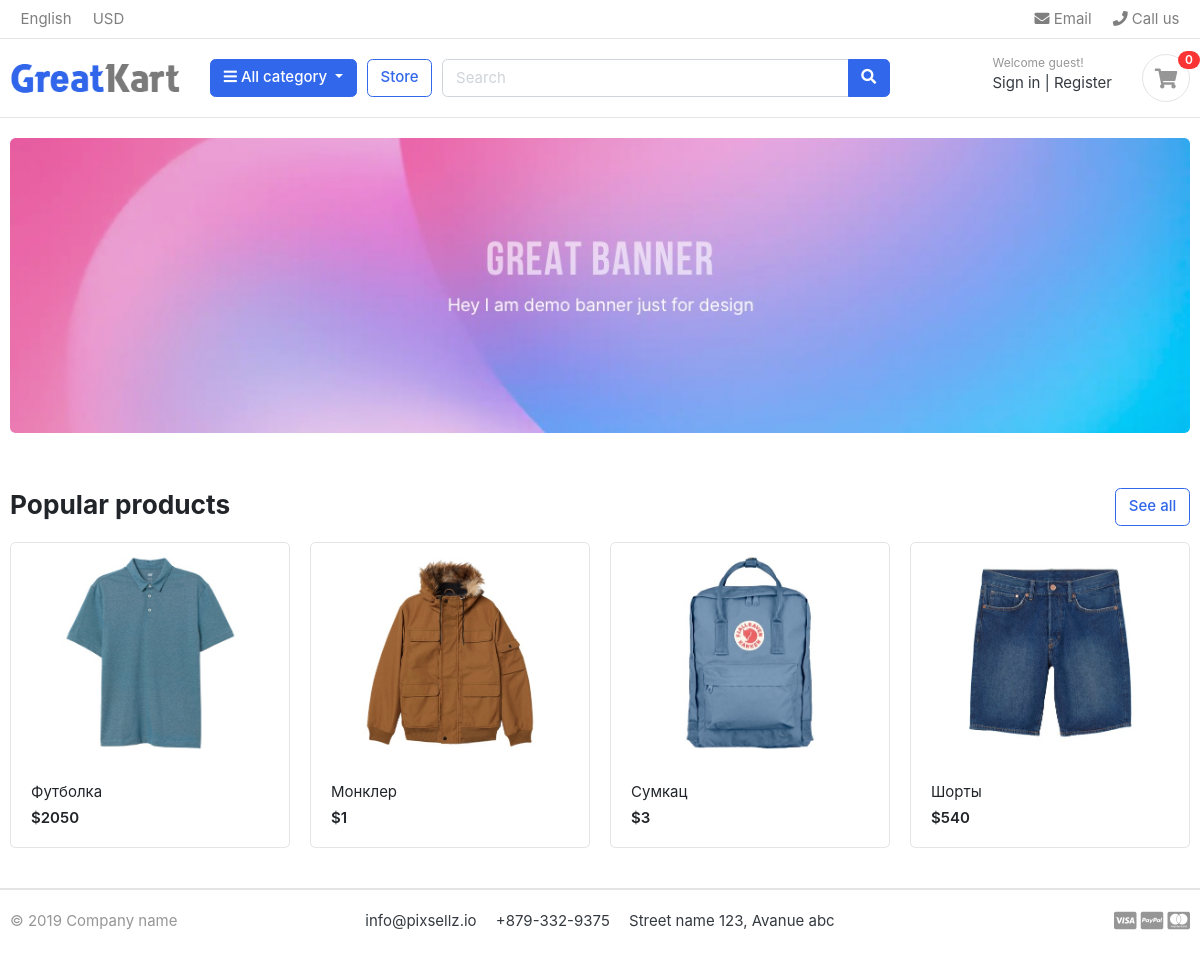
The page / on the database its author committed.
### store/models.py (models this page shows, shortened)
class Products(models.Model):
    product_name=models.CharField(max_length=200, unique=True)
    slug = models.SlugField(max_length=200, unique=True)
    description = models.TextField(blank=True)
    price = models.IntegerField()
    product_image = models.ImageField(upload_to='photos/products')
    stock = models.IntegerField()
    is_available = models.BooleanField(default=True)
    category = models.ForeignKey(to=Category, on_delete=models.CASCADE)
    create_date = models.DateTimeField(auto_now_add=True)
    modified_date = models.DateTimeField(auto_now=True)
    def get_url(self):
        return reverse('product:product_detail', args=[self.category.slug, self.slug])

### store/views.py (the view)
# urls.py: 2. Add a URL to urlpatterns:  path('', views.home, name='home')
def home(request):
    products = Products.objects.filter(is_available=True)
    paginator = Paginator(products, 4)
    context = {
        'products': products,
    }
    return render(request, 'store/index.html', context)

### carts/context_processors.py (called while the page is built)
def counter(request):
    cart_count = 0
    if 'admin' in request.path:
        return {}
    else:
        try:
            cart = Cart.objects.filter(cart_id=_cart_id(request))
            cart_items = CartItem.objects.all().filter(cart=cart[:1])
            for cart_item in cart_items:
                cart_count += cart_item.quantity
        except Cart.DoesNotExist:
            cart_count = 0
    return dict(cart_count=cart_count)

### carts/views.py (called while the page is built)
def _cart_id(request):   #_ is private
    cart = request.session.session_key
    if not cart:
        cart = request.session.create()
    return cart

### category/context_processors.py (called while the page is built)
def menu_links(request):
    links = Category.objects.all()
    return dict(links=links)

### store/templates/store/index.html
{% extends 'store/base.html' %}
{% load static %}
{% block section %}
    <section class="section-intro padding-y-sm">
    <div class="container">
    <div class="intro-banner-wrap">
	    <img src="/static/images/banners/1.jpg" class="img-fluid rounded">
    </div>
    </div>
    </section>
{% endblock %}
{% block section_content %}
    <section class="section-name padding-y-sm">
<div class="container">
<header class="section-heading">
	<a href="{% url 'product:products' %}" class="btn btn-outline-primary float-right">See all</a>
	<h3 class="section-title">Popular products</h3>
</header>
<div class="row">
{% for product in products %}
    <div class="col-md-3">
        <div class="card card-product-grid">
            <a href="{{ product.get_url }}" class="img-wrap"><img src="{{product.product_image.url}}"></a>
			    <figcaption class="info-wrap">
				    <a href="{{ product.get_url }}" class="title">{{ product.product_name}}</a>
				    <div class="price mt-1">${{ product.price }}</div>
			    </figcaption>
        </div>
	</div>
{% endfor %}
</div>
</div>
</section>
{% endblock %}
{% block footer %}
    <footer class="section-footer border-top">
	<div class="container">
		<section class="footer-bottom border-top row">
			<div class="col-md-2">
				<p class="text-muted"> &copy 2019 Company name </p>
			</div>
			<div class="col-md-8 text-md-center">
				<span  class="px-2">info@pixsellz.io</span>
				<span  class="px-2">+879-332-9375</span>
				<span  class="px-2">Street name 123, Avanue abc</span>
			</div>
			<div class="col-md-2 text-md-right text-muted">
				<i class="fab fa-lg fa-cc-visa"></i>
				<i class="fab fa-lg fa-cc-paypal"></i>
				<i class="fab fa-lg fa-cc-mastercard"></i>
			</div>
		</section>
	</div>
    </footer>
{% endblock %}

### static/css/ui.css (style rules this page uses)
html { font-family: "Inter", sans-serif; font-size: 15px; }
.img-wrap { text-align: center; display: block; }
.img-wrap img { max-width: 100%; }
.padding-y-sm { padding-top: 20px; padding-bottom: 20px; }
.section-heading { margin-bottom: 20px; margin-top: 15px; }
.section-title { color: #212529; }
p:last-child { margin-bottom: 0; }
.footer-bottom { padding-top: 20px; padding-bottom: 20px; }
[class*=card-product] a.title { color: #212529; display: block; }
[class*=card-product] .img-wrap { overflow: hidden; position: relative; }
[class*=card-product] .img-wrap img { height: 100%; max-width: 100%; width: auto; display: inline-block; -o-object-fit: cover; object-fit: cover; }
.card-product-grid { margin-bottom: 20px; }
.card-product-grid .img-wrap { border-radius: 0.2rem 0.2rem 0 0; height: 220px; }
.card-product-grid .info-wrap { overflow: hidden; padding: 18px 20px; }
.card .img-wrap { overflow: hidden; }
.price { font-weight: 600; color: #212529; }

### rows shown on the page
Products: product_image (picture), product_name "Футболка", price "2050"
Products: product_image (picture), product_name "Монклер", price "1"
Products: product_image (picture), product_name "Сумкац", price "3"
Products: product_image (picture), product_name "Шорты", price "540"
